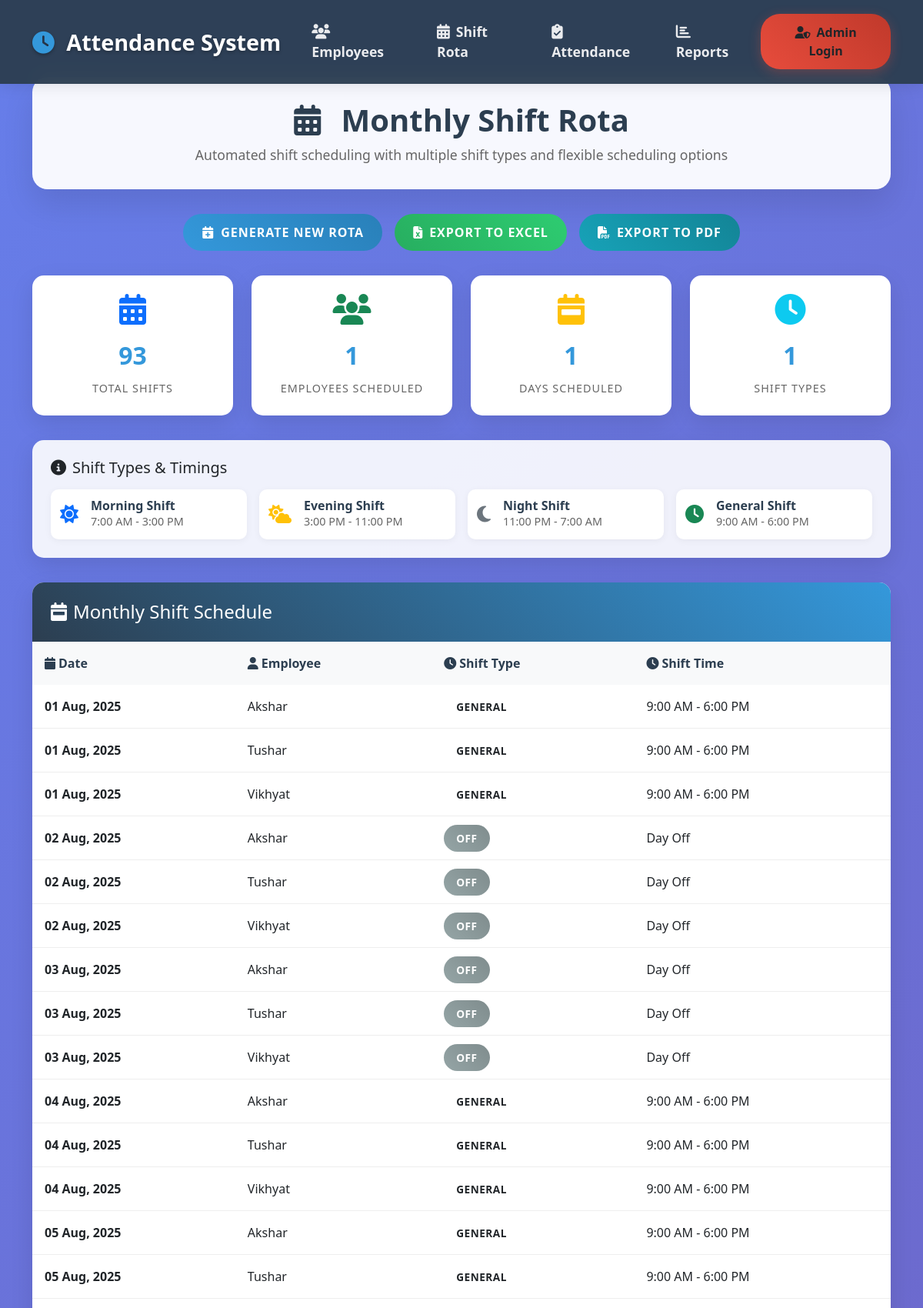
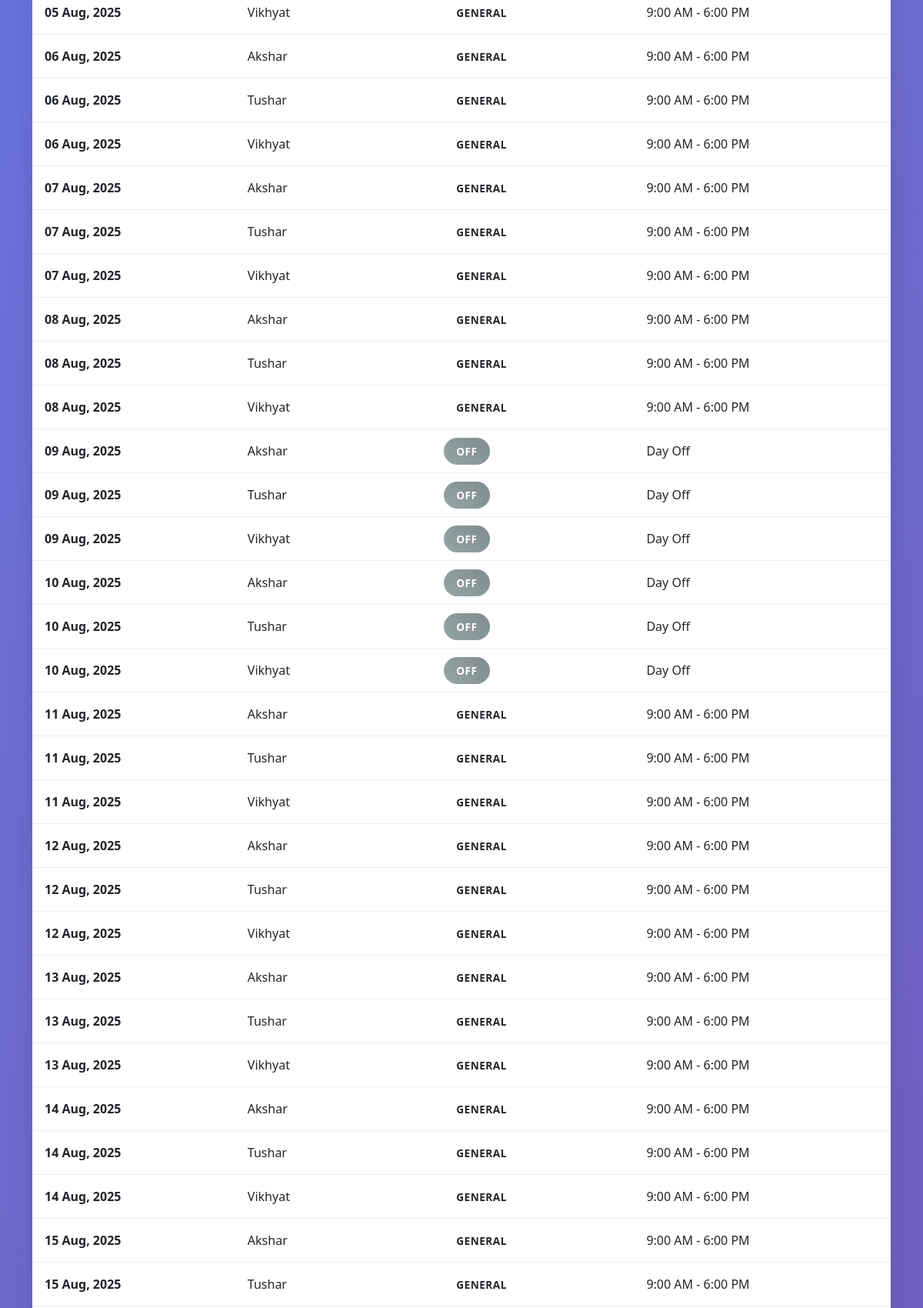
The page /rota (upper part) on the database its author committed (2 pictures, top to bottom).
### Sarthak-final-main/models.py (models this page shows)
class ShiftRota(db.Model):
    id = db.Column(db.Integer, primary_key=True)
    employee_id = db.Column(db.Integer, db.ForeignKey('employee.id'))
    date = db.Column(db.Date, nullable=False)
    shift_type_id = db.Column(db.Integer, db.ForeignKey('shift_type.id'))

class Employee(db.Model):
    id = db.Column(db.Integer, primary_key=True)
    emp_id = db.Column(db.String(20), unique=True, nullable=False)
    name = db.Column(db.String(100), nullable=False)
    designation = db.Column(db.String(100))
    location = db.Column(db.String(100))
    department = db.Column(db.String(100))
    grade = db.Column(db.String(50))
    status = db.Column(db.String(20), default='active')

class ShiftType(db.Model):
    id = db.Column(db.Integer, primary_key=True)
    code = db.Column(db.String(10), unique=True, nullable=False)  # M, E, N, G, Off, Leave
    description = db.Column(db.String(100))

### Sarthak-final-main/app.py (the view)
@app.route('/rota')
def view_rota():
    today = date.today()
    start_date = date(today.year, today.month, 1)
    if today.month == 12:
        end_date = date(today.year + 1, 1, 1) - timedelta(days=1)
    else:
        end_date = date(today.year, today.month + 1, 1) - timedelta(days=1)
    rotas = db.session.query(ShiftRota, Employee, ShiftType).join(
        Employee, ShiftRota.employee_id==Employee.id
    ).join(
        ShiftType, ShiftRota.shift_type_id==ShiftType.id
    ).filter(
        ShiftRota.date >= start_date,
        ShiftRota.date <= end_date
    ).order_by(ShiftRota.date, Employee.name).all()
    return render_template('rota.html', rotas=rotas)

### Sarthak-final-main/app.py (called while the page is built)
def is_admin_logged_in():
    return session.get('admin', False)

### Sarthak-final-main/templates/rota.html (shortened to what this page needs)
<!DOCTYPE html>
<html lang="en">
<head>
    <link href="https://cdn.jsdelivr.net/npm/bootstrap@5.3.0/dist/css/bootstrap.min.css" rel="stylesheet">
    <link href="https://cdnjs.cloudflare.com/ajax/libs/font-awesome/6.4.0/css/all.min.css" rel="stylesheet">
</head>
<body>
    <nav class="navbar navbar-expand-lg navbar-dark fixed-top">
        <div class="container">
            <a class="navbar-brand" href="/">
                <i class="fas fa-clock"></i>
                Attendance System
            </a>
            <div class="collapse navbar-collapse" id="navbarNav">
                <ul class="navbar-nav me-auto mb-2 mb-lg-0">
                    <li class="nav-item">
                        <a class="nav-link" href="/employee">
                            <i class="fas fa-users"></i>Employees
                        </a>
                    </li>
                    <li class="nav-item">
                        <a class="nav-link active" href="/rota">
                            <i class="fas fa-calendar-alt"></i>Shift Rota
                        </a>
                    </li>
                    <li class="nav-item">
                        <a class="nav-link" href="/attendance">
                            <i class="fas fa-clipboard-check"></i>Attendance
                        </a>
                    </li>
                    <li class="nav-item">
                        <a class="nav-link" href="/reports">
                            <i class="fas fa-chart-bar"></i>Reports
                        </a>
                    </li>
                </ul>
                {% if is_admin_logged_in() %}
                    <div class="dropdown">
                        <button class="btn btn-admin dropdown-toggle" type="button" id="adminDropdown" data-bs-toggle="dropdown" aria-expanded="false">
                            <i class="fas fa-user-shield"></i>Admin
                        </button>
                        <ul class="dropdown-menu dropdown-menu-end" aria-labelledby="adminDropdown">
                            <li><a class="dropdown-item" href="/admin/employees">
                                <i class="fas fa-users me-2"></i>Manage Employees
                            </a></li>
                            <li><hr class="dropdown-divider"></li>
                            <li><a class="dropdown-item" href="/admin/logout">
                                <i class="fas fa-sign-out-alt me-2"></i>Logout
                            </a></li>
                        </ul>
                    </div>
                {% else %}
                    <a href="/admin/login" class="btn btn-admin">
                        <i class="fas fa-user-shield"></i>Admin Login
                    </a>
                {% endif %}
            </div>
        </div>
    </nav>
    <div class="container" style="margin-top: 100px;">
        <div class="page-header">
            <h1 class="page-title">
                <i class="fas fa-calendar-alt me-3"></i>
                Monthly Shift Rota
            </h1>
            <p class="page-subtitle">
                Automated shift scheduling with multiple shift types and flexible scheduling options
            </p>
        </div>
        <div class="action-buttons">
            <a href="/admin/login?redirect=generate_rota" class="btn-custom btn-primary-custom">
                <i class="fas fa-calendar-plus me-2"></i>Generate New Rota
            </a>
            <a href="/export_rota_excel" class="btn-custom btn-success-custom">
                <i class="fas fa-file-excel me-2"></i>Export to Excel
            </a>
            <a href="/export_rota_pdf" class="btn-custom btn-info-custom">
                <i class="fas fa-file-pdf me-2"></i>Export to PDF
            </a>
        </div>
        <div class="stats-cards">
            <div class="stat-card">
                <i class="fas fa-calendar-days stat-icon text-primary"></i>
                <span class="stat-number">{{ rotas|length }}</span>
                <div class="stat-label">Total Shifts</div>
            </div>
            <div class="stat-card">
                <i class="fas fa-users stat-icon text-success"></i>
                <span class="stat-number">{{ rotas|map(attribute='employee_id')|unique|list|length }}</span>
                <div class="stat-label">Employees Scheduled</div>
            </div>
            <div class="stat-card">
                <i class="fas fa-calendar-week stat-icon text-warning"></i>
                <span class="stat-number">{{ rotas|map(attribute='date')|unique|list|length }}</span>
                <div class="stat-label">Days Scheduled</div>
            </div>
            <div class="stat-card">
                <i class="fas fa-clock stat-icon text-info"></i>
                <span class="stat-number">{{ rotas|map(attribute='shift_type_id')|unique|list|length }}</span>
                <div class="stat-label">Shift Types</div>
            </div>
        </div>
        <div class="shift-info">
            <h5 class="mb-3">
                <i class="fas fa-info-circle me-2"></i>Shift Types & Timings
            </h5>
            <div class="info-grid">
                <div class="info-item">
                    <i class="fas fa-sun info-icon text-primary"></i>
                    <div class="info-content">
                        <h6>Morning Shift</h6>
                        <p>7:00 AM - 3:00 PM</p>
                    </div>
                </div>
                <div class="info-item">
                    <i class="fas fa-cloud-sun info-icon text-warning"></i>
                    <div class="info-content">
                        <h6>Evening Shift</h6>
                        <p>3:00 PM - 11:00 PM</p>
                    </div>
                </div>
                <div class="info-item">
                    <i class="fas fa-moon info-icon text-secondary"></i>
                    <div class="info-content">
                        <h6>Night Shift</h6>
                        <p>11:00 PM - 7:00 AM</p>
                    </div>
                </div>
                <div class="info-item">
                    <i class="fas fa-clock info-icon text-success"></i>
                    <div class="info-content">
                        <h6>General Shift</h6>
                        <p>9:00 AM - 6:00 PM</p>
                    </div>
                </div>
            </div>
        </div>
        <div class="rota-table">
            <div class="table-header">
                <h4 class="mb-0">
                    <i class="fas fa-calendar-week me-2"></i>Monthly Shift Schedule
                </h4>
            </div>
            <div class="table-responsive">
                <table class="table table-hover mb-0">
                    <thead>
                        <tr>
                            <th><i class="fas fa-calendar me-1"></i>Date</th>
                            <th><i class="fas fa-user me-1"></i>Employee</th>
                            <th><i class="fas fa-clock me-1"></i>Shift Type</th>
                            <th><i class="fas fa-clock me-1"></i>Shift Time</th>
                        </tr>
                    </thead>
                    <tbody>
                        {% for rota, emp, shift in rotas %}
                        <tr>
                            <td><strong>{{ rota.date.strftime('%d %b, %Y') }}</strong></td>
                            <td>{{ emp.name or 'N/A' }}</td>
                            <td>
                                <span class="shift-badge shift-{{ shift.code.lower() }}">
                                    {{ shift.description }}
                                </span>
                            </td>
                            <td>
                                {% if shift.code == 'M' %}
                                    7:00 AM - 3:00 PM
                                {% elif shift.code == 'E' %}
                                    3:00 PM - 11:00 PM
                                {% elif shift.code == 'N' %}
                                    11:00 PM - 7:00 AM
                                {% elif shift.code == 'G' %}
                                    9:00 AM - 6:00 PM
                                {% elif shift.code == 'Off' %}
                                    Day Off
                                {% elif shift.code == 'Leave' %}
                                    Leave
                                {% else %}
                                    N/A
                                {% endif %}
                            </td>
                        </tr>
                        {% endfor %}
                    </tbody>
                </table>
            </div>
        </div>
    </div>
</body>
</html>

### Sarthak-final-main/templates/rota.html (style rules this page uses)
:root { --primary-color: #2c3e50; --secondary-color: #3498db; --accent-color: #e74c3c; --success-color: #27ae60; --warning-color: #f39c12; --light-bg: #f8f9fa; --dark-bg: #2c3e50; }
body { font-family: 'Segoe UI', Tahoma, Geneva, Verdana, sans-serif; background: linear-gradient(135deg, #667eea 0%, #764ba2 100%); min-height: 100vh; }
.navbar { background: rgba(44, 62, 80, 0.95) !important; backdrop-filter: blur(10px); box-shadow: 0 2px 20px rgba(0,0,0,0.1); padding: 1rem 0; }
.navbar-brand { font-weight: 700; font-size: 1.8rem; color: #fff !important; text-shadow: 0 2px 4px rgba(0,0,0,0.3); }
.navbar-brand i { color: #3498db; margin-right: 0.5rem; }
.nav-link { font-weight: 600; font-size: 1.1rem; transition: all 0.3s ease; position: relative; padding: 0.75rem 1.2rem !important; margin: 0 0.3rem; border-radius: 8px; color: rgba(255, 255, 255, 0.9) !important; }
.nav-link i { margin-right: 0.5rem; font-size: 1.2rem; }
.nav-link::after { content: ''; position: absolute; width: 0; height: 3px; bottom: 0; left: 50%; background: linear-gradient(45deg, #3498db, #2980b9); transition: all 0.3s ease; transform: translateX(-50%); border-radius: 2px; }
.btn-admin { background: linear-gradient(45deg, #e74c3c, #c0392b); border: none; padding: 0.75rem 1.5rem; border-radius: 25px; font-weight: 600; font-size: 1rem; transition: all 0.3s ease; box-shadow: 0 4px 15px rgba(231, 76, 60, 0.3); }
.btn-admin i { margin-right: 0.5rem; }
.page-header { background: rgba(255, 255, 255, 0.95); border-radius: 20px; padding: 2rem; margin: 2rem 0; box-shadow: 0 20px 40px rgba(0,0,0,0.1); backdrop-filter: blur(10px); }
.page-title { font-size: 2.5rem; font-weight: 700; color: var(--primary-color); margin-bottom: 0.5rem; text-align: center; }
.page-subtitle { font-size: 1.1rem; color: #666; text-align: center; margin-bottom: 0; }
.action-buttons { display: flex; gap: 1rem; justify-content: center; margin: 2rem 0; flex-wrap: wrap; }
.btn-custom { padding: 12px 24px; border-radius: 25px; font-weight: 600; text-transform: uppercase; letter-spacing: 1px; transition: all 0.3s ease; border: none; position: relative; overflow: hidden; text-decoration: none; display: inline-block; }
.btn-primary-custom { background: linear-gradient(45deg, #3498db, #2980b9); color: white; }
.btn-success-custom { background: linear-gradient(45deg, #27ae60, #2ecc71); color: white; }
.btn-info-custom { background: linear-gradient(45deg, #17a2b8, #138496); color: white; }
.stats-cards { display: grid; grid-template-columns: repeat(auto-fit, minmax(200px, 1fr)); gap: 1.5rem; margin: 2rem 0; }
.stat-card { background: white; border-radius: 15px; padding: 1.5rem; text-align: center; box-shadow: 0 10px 30px rgba(0,0,0,0.1); transition: all 0.3s ease; }
.stat-icon { font-size: 2.5rem; margin-bottom: 1rem; display: block; }
.stat-number { font-size: 2rem; font-weight: 700; color: var(--secondary-color); display: block; margin-bottom: 0.5rem; }
.stat-label { color: #666; font-weight: 500; text-transform: uppercase; letter-spacing: 1px; font-size: 0.9rem; }
.rota-table { background: white; border-radius: 15px; overflow: hidden; box-shadow: 0 10px 30px rgba(0,0,0,0.1); margin: 2rem 0; }
.table-header { background: linear-gradient(45deg, var(--primary-color), var(--secondary-color)); color: white; padding: 1.5rem; font-weight: 600; }
.table th { background: #f8f9fa; border: none; font-weight: 600; color: var(--primary-color); padding: 1rem; }
.table td { border: none; border-bottom: 1px solid #eee; vertical-align: middle; padding: 1rem; }
.shift-badge { padding: 0.5rem 1rem; border-radius: 50px; font-size: 0.85rem; font-weight: 600; text-transform: uppercase; letter-spacing: 0.5px; }
.shift-off { background: linear-gradient(45deg, #95a5a6, #7f8c8d); color: white; }
.shift-info { background: rgba(255, 255, 255, 0.9); border-radius: 15px; padding: 1.5rem; margin: 1rem 0; box-shadow: 0 10px 30px rgba(0,0,0,0.1); }
.info-grid { display: grid; grid-template-columns: repeat(auto-fit, minmax(200px, 1fr)); gap: 1rem; }
.info-item { display: flex; align-items: center; padding: 0.75rem; background: white; border-radius: 10px; box-shadow: 0 2px 10px rgba(0,0,0,0.05); }
.info-icon { font-size: 1.5rem; margin-right: 1rem; color: var(--secondary-color); }
.info-content h6 { margin: 0; color: var(--primary-color); font-weight: 600; }
.info-content p { margin: 0; color: #666; font-size: 0.9rem; }

### rows shown on the page
ShiftRota: date "01 Aug, 2025", name "Akshar", description "GENERAL", shows "9:00 AM - 6:00 PM"
ShiftRota: date "01 Aug, 2025", name "Tushar", description "GENERAL", shows "9:00 AM - 6:00 PM"
ShiftRota: date "01 Aug, 2025", name "Vikhyat", description "GENERAL", shows "9:00 AM - 6:00 PM"
ShiftRota: date "02 Aug, 2025", name "Akshar", description "OFF", shows "Day Off"
ShiftRota: date "02 Aug, 2025", name "Tushar", description "OFF", shows "Day Off"
ShiftRota: date "02 Aug, 2025", name "Vikhyat", description "OFF", shows "Day Off"
ShiftRota: date "03 Aug, 2025", name "Akshar", description "OFF", shows "Day Off"
ShiftRota: date "03 Aug, 2025", name "Tushar", description "OFF", shows "Day Off"
ShiftRota: date "03 Aug, 2025", name "Vikhyat", description "OFF", shows "Day Off"
ShiftRota: date "04 Aug, 2025", name "Akshar", description "GENERAL", shows "9:00 AM - 6:00 PM"
ShiftRota: date "04 Aug, 2025", name "Tushar", description "GENERAL", shows "9:00 AM - 6:00 PM"
ShiftRota: date "04 Aug, 2025", name "Vikhyat", description "GENERAL", shows "9:00 AM - 6:00 PM"
ShiftRota: date "05 Aug, 2025", name "Akshar", description "GENERAL", shows "9:00 AM - 6:00 PM"
ShiftRota: date "05 Aug, 2025", name "Tushar", description "GENERAL", shows "9:00 AM - 6:00 PM"
ShiftRota: date "05 Aug, 2025", name "Vikhyat", description "GENERAL", shows "9:00 AM - 6:00 PM"
ShiftRota: date "06 Aug, 2025", name "Akshar", description "GENERAL", shows "9:00 AM - 6:00 PM"
ShiftRota: date "06 Aug, 2025", name "Tushar", description "GENERAL", shows "9:00 AM - 6:00 PM"
ShiftRota: date "06 Aug, 2025", name "Vikhyat", description "GENERAL", shows "9:00 AM - 6:00 PM"
ShiftRota: date "07 Aug, 2025", name "Akshar", description "GENERAL", shows "9:00 AM - 6:00 PM"
ShiftRota: date "07 Aug, 2025", name "Tushar", description "GENERAL", shows "9:00 AM - 6:00 PM"
ShiftRota: date "07 Aug, 2025", name "Vikhyat", description "GENERAL", shows "9:00 AM - 6:00 PM"
ShiftRota: date "08 Aug, 2025", name "Akshar", description "GENERAL", shows "9:00 AM - 6:00 PM"
ShiftRota: date "08 Aug, 2025", name "Tushar", description "GENERAL", shows "9:00 AM - 6:00 PM"
ShiftRota: date "08 Aug, 2025", name "Vikhyat", description "GENERAL", shows "9:00 AM - 6:00 PM"
ShiftRota: date "09 Aug, 2025", name "Akshar", description "OFF", shows "Day Off"
ShiftRota: date "09 Aug, 2025", name "Tushar", description "OFF", shows "Day Off"
ShiftRota: date "09 Aug, 2025", name "Vikhyat", description "OFF", shows "Day Off"
ShiftRota: date "10 Aug, 2025", name "Akshar", description "OFF", shows "Day Off"
ShiftRota: date "10 Aug, 2025", name "Tushar", description "OFF", shows "Day Off"
ShiftRota: date "10 Aug, 2025", name "Vikhyat", description "OFF", shows "Day Off"
ShiftRota: date "11 Aug, 2025", name "Akshar", description "GENERAL", shows "9:00 AM - 6:00 PM"
ShiftRota: date "11 Aug, 2025", name "Tushar", description "GENERAL", shows "9:00 AM - 6:00 PM"
ShiftRota: date "11 Aug, 2025", name "Vikhyat", description "GENERAL", shows "9:00 AM - 6:00 PM"
ShiftRota: date "12 Aug, 2025", name "Akshar", description "GENERAL", shows "9:00 AM - 6:00 PM"
ShiftRota: date "12 Aug, 2025", name "Tushar", description "GENERAL", shows "9:00 AM - 6:00 PM"
ShiftRota: date "12 Aug, 2025", name "Vikhyat", description "GENERAL", shows "9:00 AM - 6:00 PM"
ShiftRota: date "13 Aug, 2025", name "Akshar", description "GENERAL", shows "9:00 AM - 6:00 PM"
ShiftRota: date "13 Aug, 2025", name "Tushar", description "GENERAL", shows "9:00 AM - 6:00 PM"
ShiftRota: date "13 Aug, 2025", name "Vikhyat", description "GENERAL", shows "9:00 AM - 6:00 PM"
ShiftRota: date "14 Aug, 2025", name "Akshar", description "GENERAL", shows "9:00 AM - 6:00 PM"
ShiftRota: date "14 Aug, 2025", name "Tushar", description "GENERAL", shows "9:00 AM - 6:00 PM"
ShiftRota: date "14 Aug, 2025", name "Vikhyat", description "GENERAL", shows "9:00 AM - 6:00 PM"
ShiftRota: date "15 Aug, 2025", name "Akshar", description "GENERAL", shows "9:00 AM - 6:00 PM"
ShiftRota: date "15 Aug, 2025", name "Tushar", description "GENERAL", shows "9:00 AM - 6:00 PM"

### other values the page prints
{{ rotas|length }} "93"
{{ rotas|map(attribute='employee_id')|unique|list|length }} "1"
{{ rotas|map(attribute='date')|unique|list|length }} "1"
{{ rotas|map(attribute='shift_type_id')|unique|list|length }} "1"
